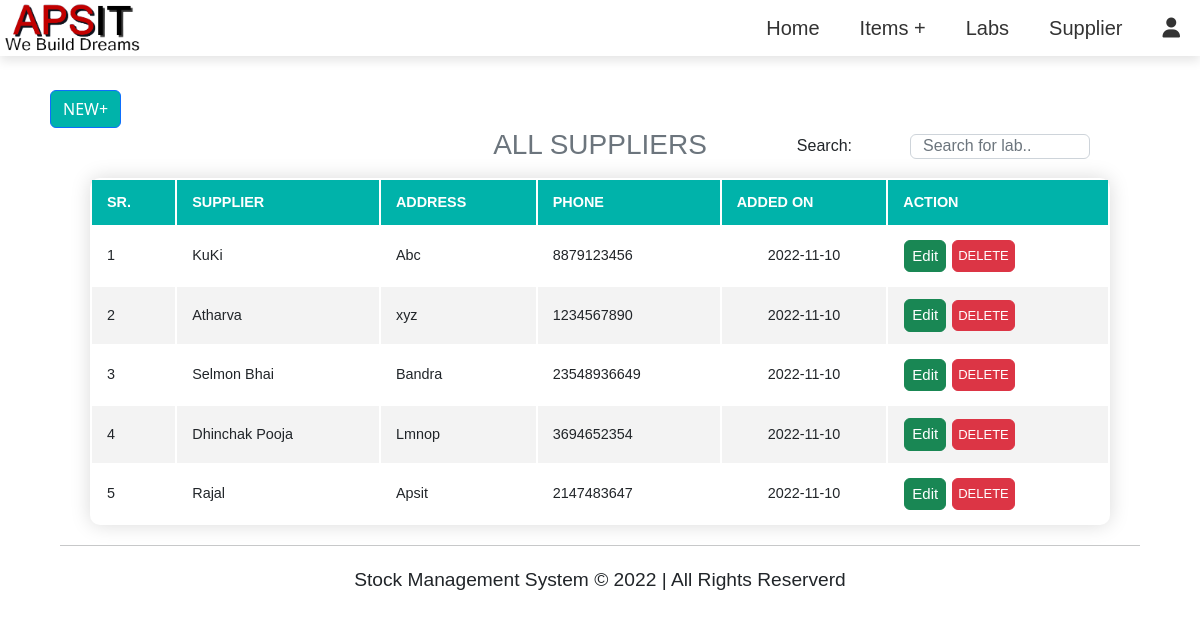
Screenshot of /supplier.php with the database file from the repository.
### tables this page shows
CREATE TABLE `supplier` (
  `supplier_id` int(11) NOT NULL,
  `supplier_name` varchar(200) NOT NULL,
  `supplier_add` varchar(200) NOT NULL,
  `supplier_phone` bigint(11) NOT NULL,
  `added_on` date NOT NULL
);

### supplier.php (the view, shortened to what this page needs)
<?php
require_once 'db_connect.php';
require_once 'include/header.php'
?>
<button type="button" class="btn btn-primary" data-bs-toggle="modal" data-bs-target="#addSupplierModal" style=" margin-left: 50px; background-color: #00b3aa;">NEW&plus;</button>
<h3 class="text-muted text-center" style="margin-bottom: 10px;">ALL SUPPLIERS</h3>
<div class="mb-3">
    <input type="text" class="form-control supplier-search" id="search" onkeyup="tableSearch()" placeholder="Search for lab.." style="width: 15%; height: 25px; float: right; margin: -38px 110px 5px 3px;">
    <label class="form-label search-label" style="float: right; margin: -38px 348px 5px 1px;">Search: </label>
</div>
<table class="content-table" id="tableData" style="border-collapse: separate;">
    <thead>
        <tr>
            <th>SR.</th>
            <th>SUPPLIER</th>
            <th>ADDRESS</th>
            <th>PHONE</th>
            <th>ADDED ON</th>
            <th>ACTION</th>
        </tr>
    </thead>
    <tbody>
        <?php
        $sql1 = "SELECT * FROM `supplier`";
        $sql_run1 = mysqli_query($conn, $sql1);
        $i = 1;
        if (mysqli_num_rows($sql_run1) > 0) {
            foreach ($sql_run1 as $supplier) {
        ?>
                <tr>
                    <td><?= $i ?></td>
                    <td><?= $supplier['supplier_name'] ?></td>
                    <td><?= $supplier['supplier_add'] ?></td>
                    <td><?= $supplier['supplier_phone'] ?></td>
                    <td style="padding: 8px; text-align: center;"><?= $supplier['added_on'] ?></td>
                    <td>
                        <button type="button" class="btn btn-success" data-bs-toggle="modal" data-bs-target="#editSupplierModal<?php echo $supplier['supplier_id']; ?>" style=" margin: 0px 1px; padding: 4px 7px; font-size: 15px;">Edit</button>
                        <button type="button" class="btn btn-danger" data-bs-toggle="modal" data-bs-target="#deleteSupplierModal<?php echo $supplier['supplier_id']; ?>" style=" margin: 1px; padding: 5px; font-size: 13px;">DELETE</button>
                    </td>
                </tr>
            <?php
                $i++;
            }
        }
        ?>
    </tbody>
</table>
<?php
include 'include/footer.php';
?>
</body>
</html>

### css/style.css (style rules this page uses)
* { margin: 0; padding: 0; box-sizing: border-box; font-family: sans-serif; text-decoration: none; }
body { min-height: 100vh; background-size: cover; background-position: center; }
.content-table { margin-bottom: 20px; width: 85%; border-radius: 10px; margin-left: auto; margin-right: auto; font-size: 0.9em; min-width: 400px; box-shadow: 0 0 20px rgba(0, 0, 0, 0.15); }
.content-table thead tr { background-color: #00b3aa; color: #ffffff; text-align: left; font-weight: bold; }
.content-table th, .content-table td { padding: 12px 15px; }
.content-table tbody tr { border-bottom: 1px solid #dddddd; }
.content-table tbody tr:nth-of-type(even) { background-color: #f3f3f3; }
.content-table tbody tr:last-of-type { border-bottom: 2px solid #00b3aa; }

### rows the page displays
supplier: supplier_name "KuKi", supplier_add "Abc", supplier_phone "8879123456", added_on "2022-11-10"
supplier: supplier_name "Atharva", supplier_add "xyz", supplier_phone "1234567890", added_on "2022-11-10"
supplier: supplier_name "Selmon Bhai", supplier_add "Bandra", supplier_phone "23548936649", added_on "2022-11-10"
supplier: supplier_name "Dhinchak Pooja", supplier_add "Lmnop", supplier_phone "3694652354", added_on "2022-11-10"
supplier: supplier_name "Rajal", supplier_add "Apsit", supplier_phone "2147483647", added_on "2022-11-10"
